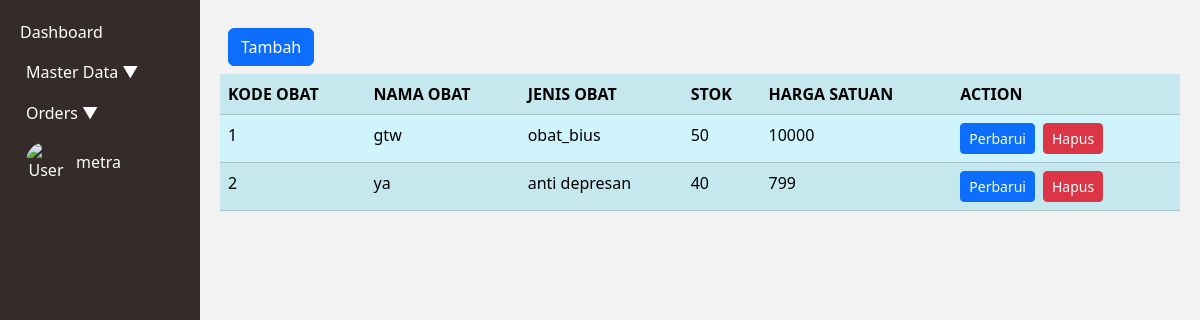
/index.php?page=obat (signed in), run on the app's committed database.
### tables this page shows
CREATE TABLE `tb_obat` (
  `Id_Obat` int(3) NOT NULL AUTO_INCREMENT,
  `Nama_Obat` varchar(15) NOT NULL,
  `Stok_obat` int(5) NOT NULL,
  `Harga_satuan` int(8) NOT NULL,
  `Id_jenis` int(3) NOT NULL,
  PRIMARY KEY (`Id_Obat`),
  KEY `Id_jenis` (`Id_jenis`),
  CONSTRAINT `tb_obat_ibfk_1` FOREIGN KEY (`Id_jenis`) REFERENCES `tb_jenis_obat` (`Id_jenis`)
);

CREATE TABLE `tb_jenis_obat` (
  `Id_jenis` int(3) NOT NULL AUTO_INCREMENT,
  `nama_jenis` varchar(15) NOT NULL,
  `bentuk_obat` enum('Tablet','Sirup','kapsul') NOT NULL,
  PRIMARY KEY (`Id_jenis`)
);

### obat.php (the view, shortened to what this page needs)
<div class="d-grid gap-2 p-2 d-md-flex justify-content-md">
    <a class="btn btn-primary me-md-2" href="index.php?page=obat.form&action=add" role="button">Tambah</a>
</div>
<?php
$mysqli = new mysqli("localhost", "root", "", "apotek");
$result = $mysqli->query("SELECT tb_obat.Id_Obat, tb_obat.Nama_Obat, tb_jenis_obat.Nama_jenis AS Jenis_obat, tb_obat.Stok_obat, tb_obat.Harga_satuan
    FROM tb_obat
    JOIN tb_jenis_obat ON tb_obat.Id_jenis = tb_jenis_obat.Id_jenis");
?>
<table class="table table-info table-striped">
    <tr>
        <th>KODE OBAT</th>
        <th>NAMA OBAT</th>
        <th>JENIS OBAT</th>
        <th>STOK</th>
        <th>HARGA SATUAN</th>
        <th>ACTION</th>
    </tr>
    <?php
    foreach ($result as $row) {
        echo "<tr>";
        echo "<td>";
        echo $row['Id_Obat'];
        echo "</td>";
        echo "<td>";
        echo $row['Nama_Obat'];
        echo "</td>";
        echo "<td>";
        echo $row['Jenis_obat'];
        echo "</td>";
        echo "<td>";
        echo $row['Stok_obat'];
        echo "</td>";
        echo "<td>";
        echo $row['Harga_satuan'];
        echo "</td>";
        echo "<td>";
        echo "<a class='btn btn-primary me-md-2 btn-sm' href='index.php?page=obat.form&Id_Obat=" . $row['Id_Obat'] . "&action=edit'>Perbarui</a>";
        echo "<form action='obat.action.php' method='POST' style ='display:inline;'>";
        echo "<button type='submit' class='btn btn-danger me-md-2 btn-sm' onclick='return confirm(\"Ingin menghapus data ini?\");'>Hapus</button>";
        echo "</form>";
        echo "</td>";
        echo "</tr>";
    }
    ?>
</table>

### index.php (shortened to what this page needs)
<!DOCTYPE html>
<html lang="en">
<head>
    <link href="https://cdn.jsdelivr.net/npm/bootstrap@5.3.2/dist/css/bootstrap.min.css" rel="stylesheet">
</head>
<body>
    <div class="container-fluid">
        <div class="row">
            <div class="col-2 sidebar">
                <ul>
                    <li><a href="index.php?page=dasboard">Dashboard</a></li>
                    <li>
                        <button class="btn-toggle" onclick="toggleMenu('master-collapse')">
                            Master Data <span>&#9660;</span>
                        </button>
                    </li>
                    <li>
                        <button class="btn-toggle" onclick="toggleMenu('orders-collapse')">
                            Orders <span>&#9660;</span>
                        </button>
                    </li>
                    <li>
                        <button class="btn-toggle" onclick="toggleMenu('account-collapse')">
                            <div class="user-info d-flex align-items-center">
                                <img src="gambar/user2.png" alt="User">
                                <span><?php echo $_SESSION['username']; ?></span>
                            </div>
                        </button>
                    </li>
                </ul>
            </div>
            <div class="col content">
                <?php
                if (isset($_GET['page'])) {
                    $target = $_GET['page'] . ".php";
                    if (file_exists($target)) {
                        include $target;
                    } else {
                        echo "<p class='text-danger'>Halaman tidak ditemukan!</p>";
                    }
                } else {
                    echo "<h1>Selamat datang di Admin Panel!</h1>";
                }
                ?>
            </div>
        </div>
    </div>
</body>
</html>

### index.php (style rules this page uses)
body { background-color: #f2f2f2; }
.sidebar { background-color: #362b2b; color: white; min-height: 100vh; padding: 20px; }
.sidebar ul { list-style: none; padding: 0; }
.sidebar ul li { margin-bottom: 15px; }
.sidebar ul li a, .sidebar ul li button { color: white; text-decoration: none; }
.sidebar ul li button { background: none; border: none; cursor: pointer; }
.content { padding: 20px; }
.user-info img { width: 40px; height: 40px; border-radius: 50%; margin-right: 10px; }

### data on the page
tb_obat: Id_Obat "1", Nama_Obat "gtw", Id_jenis.nama_jenis "obat_bius", Stok_obat "50", Harga_satuan "10000"
tb_obat: Id_Obat "2", Nama_Obat "ya", Id_jenis.nama_jenis "anti depresan", Stok_obat "40", Harga_satuan "799"

### other printed values
$_SESSION['username'] "metra"
